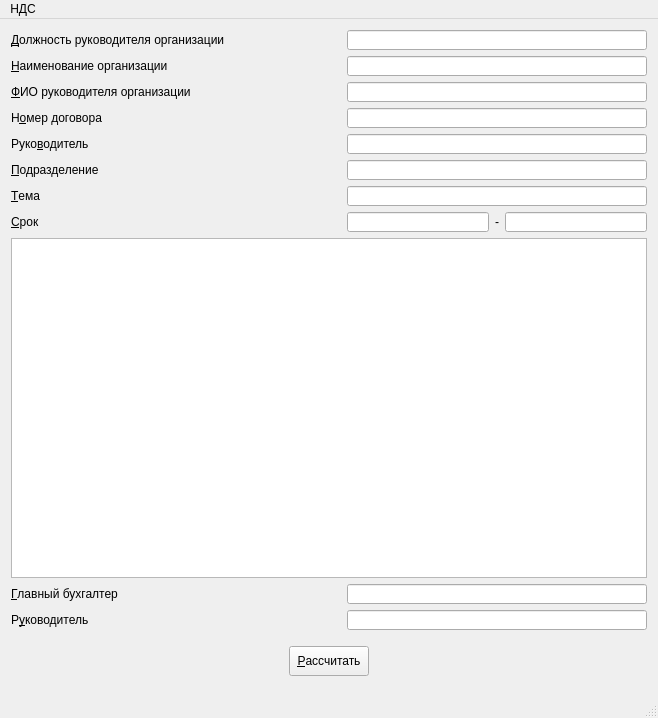
<?xml version="1.0" encoding="UTF-8"?>
<ui version="4.0">
 <class>MainWindow</class>
 <widget class="QMainWindow" name="MainWindow">
  <property name="geometry">
   <rect>
    <x>0</x>
    <y>0</y>
    <width>658</width>
    <height>718</height>
   </rect>
  </property>
  <property name="minimumSize">
   <size>
    <width>0</width>
    <height>0</height>
   </size>
  </property>
  <property name="maximumSize">
   <size>
    <width>16777215</width>
    <height>718</height>
   </size>
  </property>
  <property name="windowTitle">
   <string>Сметный калькулятор</string>
  </property>
  <widget class="QWidget" name="centralWidget">
   <layout class="QGridLayout" name="gridLayout">
    <item row="9" column="0">
     <layout class="QHBoxLayout" name="horizontalLayout_9">
      <item>
       <widget class="QLabel" name="label_10">
        <property name="minimumSize">
         <size>
          <width>270</width>
          <height>0</height>
         </size>
        </property>
        <property name="maximumSize">
         <size>
          <width>16777215</width>
          <height>20</height>
         </size>
        </property>
        <property name="text">
         <string>&amp;Главный бухгалтер</string>
        </property>
        <property name="buddy">
         <cstring>accountant</cstring>
        </property>
       </widget>
      </item>
      <item>
       <spacer name="horizontalSpacer_3">
        <property name="orientation">
         <enum>Qt::Horizontal</enum>
        </property>
        <property name="sizeHint" stdset="0">
         <size>
          <width>40</width>
          <height>20</height>
         </size>
        </property>
       </spacer>
      </item>
      <item>
       <widget class="QLineEdit" name="accountant">
        <property name="minimumSize">
         <size>
          <width>300</width>
          <height>0</height>
         </size>
        </property>
        <property name="maximumSize">
         <size>
          <width>16777215</width>
          <height>20</height>
         </size>
        </property>
       </widget>
      </item>
     </layout>
    </item>
    <item row="1" column="0">
     <layout class="QHBoxLayout" name="horizontalLayout_2">
      <item>
       <widget class="QLabel" name="label_2">
        <property name="minimumSize">
         <size>
          <width>270</width>
          <height>0</height>
         </size>
        </property>
        <property name="maximumSize">
         <size>
          <width>16777215</width>
          <height>20</height>
         </size>
        </property>
        <property name="text">
         <string>&amp;Наименование организации</string>
        </property>
        <property name="buddy">
         <cstring>nameCompany</cstring>
        </property>
       </widget>
      </item>
      <item>
       <spacer name="horizontalSpacer_6">
        <property name="orientation">
         <enum>Qt::Horizontal</enum>
        </property>
        <property name="sizeHint" stdset="0">
         <size>
          <width>40</width>
          <height>20</height>
         </size>
        </property>
       </spacer>
      </item>
      <item>
       <widget class="QLineEdit" name="nameCompany">
        <property name="minimumSize">
         <size>
          <width>300</width>
          <height>0</height>
         </size>
        </property>
        <property name="maximumSize">
         <size>
          <width>16777215</width>
          <height>20</height>
         </size>
        </property>
       </widget>
      </item>
     </layout>
    </item>
    <item row="2" column="0">
     <layout class="QHBoxLayout" name="horizontalLayout_3">
      <item>
       <widget class="QLabel" name="label_3">
        <property name="minimumSize">
         <size>
          <width>270</width>
          <height>0</height>
         </size>
        </property>
        <property name="maximumSize">
         <size>
          <width>16777215</width>
          <height>20</height>
         </size>
        </property>
        <property name="text">
         <string>&amp;ФИО руководителя организации</string>
        </property>
        <property name="buddy">
         <cstring>fullName</cstring>
        </property>
       </widget>
      </item>
      <item>
       <spacer name="horizontalSpacer_7">
        <property name="orientation">
         <enum>Qt::Horizontal</enum>
        </property>
        <property name="sizeHint" stdset="0">
         <size>
          <width>40</width>
          <height>20</height>
         </size>
        </property>
       </spacer>
      </item>
      <item>
       <widget class="QLineEdit" name="fullName">
        <property name="minimumSize">
         <size>
          <width>300</width>
          <height>0</height>
         </size>
        </property>
        <property name="maximumSize">
         <size>
          <width>16777215</width>
          <height>20</height>
         </size>
        </property>
       </widget>
      </item>
     </layout>
    </item>
    <item row="0" column="0">
     <layout class="QHBoxLayout" name="horizontalLayout">
      <item>
       <widget class="QLabel" name="label">
        <property name="minimumSize">
         <size>
          <width>266</width>
          <height>0</height>
         </size>
        </property>
        <property name="maximumSize">
         <size>
          <width>270</width>
          <height>20</height>
         </size>
        </property>
        <property name="text">
         <string>&amp;Должность руководителя организации</string>
        </property>
        <property name="buddy">
         <cstring>position</cstring>
        </property>
       </widget>
      </item>
      <item>
       <spacer name="horizontalSpacer_5">
        <property name="orientation">
         <enum>Qt::Horizontal</enum>
        </property>
        <property name="sizeHint" stdset="0">
         <size>
          <width>40</width>
          <height>20</height>
         </size>
        </property>
       </spacer>
      </item>
      <item>
       <widget class="QLineEdit" name="position">
        <property name="minimumSize">
         <size>
          <width>300</width>
          <height>0</height>
         </size>
        </property>
        <property name="maximumSize">
         <size>
          <width>16777215</width>
          <height>20</height>
         </size>
        </property>
       </widget>
      </item>
     </layout>
    </item>
    <item row="7" column="0">
     <layout class="QHBoxLayout" name="horizontalLayout_8">
      <item>
       <widget class="QLabel" name="label_8">
        <property name="minimumSize">
         <size>
          <width>270</width>
          <height>0</height>
         </size>
        </property>
        <property name="maximumSize">
         <size>
          <width>16777215</width>
          <height>20</height>
         </size>
        </property>
        <property name="text">
         <string>&amp;Срок</string>
        </property>
        <property name="buddy">
         <cstring>time_1</cstring>
        </property>
       </widget>
      </item>
      <item>
       <spacer name="horizontalSpacer_12">
        <property name="orientation">
         <enum>Qt::Horizontal</enum>
        </property>
        <property name="sizeHint" stdset="0">
         <size>
          <width>40</width>
          <height>20</height>
         </size>
        </property>
       </spacer>
      </item>
      <item>
       <widget class="QLineEdit" name="time_1">
        <property name="minimumSize">
         <size>
          <width>142</width>
          <height>0</height>
         </size>
        </property>
        <property name="maximumSize">
         <size>
          <width>26</width>
          <height>20</height>
         </size>
        </property>
       </widget>
      </item>
      <item>
       <widget class="QLabel" name="label_9">
        <property name="maximumSize">
         <size>
          <width>16777215</width>
          <height>20</height>
         </size>
        </property>
        <property name="text">
         <string>-</string>
        </property>
       </widget>
      </item>
      <item>
       <widget class="QLineEdit" name="time_2">
        <property name="minimumSize">
         <size>
          <width>142</width>
          <height>0</height>
         </size>
        </property>
        <property name="maximumSize">
         <size>
          <width>26</width>
          <height>20</height>
         </size>
        </property>
       </widget>
      </item>
     </layout>
    </item>
    <item row="5" column="0">
     <layout class="QHBoxLayout" name="horizontalLayout_6">
      <item>
       <widget class="QLabel" name="label_6">
        <property name="minimumSize">
         <size>
          <width>270</width>
          <height>0</height>
         </size>
        </property>
        <property name="maximumSize">
         <size>
          <width>16777215</width>
          <height>20</height>
         </size>
        </property>
        <property name="text">
         <string>&amp;Подразделение</string>
        </property>
        <property name="buddy">
         <cstring>subdivision</cstring>
        </property>
       </widget>
      </item>
      <item>
       <spacer name="horizontalSpacer_10">
        <property name="orientation">
         <enum>Qt::Horizontal</enum>
        </property>
        <property name="sizeHint" stdset="0">
         <size>
          <width>40</width>
          <height>20</height>
         </size>
        </property>
       </spacer>
      </item>
      <item>
       <widget class="QLineEdit" name="subdivision">
        <property name="minimumSize">
         <size>
          <width>300</width>
          <height>0</height>
         </size>
        </property>
        <property name="maximumSize">
         <size>
          <width>16777215</width>
          <height>20</height>
         </size>
        </property>
       </widget>
      </item>
     </layout>
    </item>
    <item row="10" column="0">
     <layout class="QHBoxLayout" name="horizontalLayout_10">
      <item>
       <widget class="QLabel" name="label_11">
        <property name="minimumSize">
         <size>
          <width>270</width>
          <height>0</height>
         </size>
        </property>
        <property name="maximumSize">
         <size>
          <width>16777215</width>
          <height>20</height>
         </size>
        </property>
        <property name="text">
         <string>Р&amp;уководитель</string>
        </property>
        <property name="buddy">
         <cstring>manager</cstring>
        </property>
       </widget>
      </item>
      <item>
       <spacer name="horizontalSpacer_4">
        <property name="orientation">
         <enum>Qt::Horizontal</enum>
        </property>
        <property name="sizeHint" stdset="0">
         <size>
          <width>40</width>
          <height>20</height>
         </size>
        </property>
       </spacer>
      </item>
      <item>
       <widget class="QLineEdit" name="manager">
        <property name="minimumSize">
         <size>
          <width>300</width>
          <height>0</height>
         </size>
        </property>
        <property name="maximumSize">
         <size>
          <width>16777215</width>
          <height>20</height>
         </size>
        </property>
       </widget>
      </item>
     </layout>
    </item>
    <item row="6" column="0">
     <layout class="QHBoxLayout" name="horizontalLayout_7">
      <item>
       <widget class="QLabel" name="label_7">
        <property name="minimumSize">
         <size>
          <width>270</width>
          <height>0</height>
         </size>
        </property>
        <property name="maximumSize">
         <size>
          <width>16777215</width>
          <height>20</height>
         </size>
        </property>
        <property name="text">
         <string>&amp;Тема</string>
        </property>
        <property name="buddy">
         <cstring>subject</cstring>
        </property>
       </widget>
      </item>
      <item>
       <spacer name="horizontalSpacer_11">
        <property name="orientation">
         <enum>Qt::Horizontal</enum>
        </property>
        <property name="sizeHint" stdset="0">
         <size>
          <width>40</width>
          <height>20</height>
         </size>
        </property>
       </spacer>
      </item>
      <item>
       <widget class="QLineEdit" name="subject">
        <property name="minimumSize">
         <size>
          <width>300</width>
          <height>0</height>
         </size>
        </property>
        <property name="maximumSize">
         <size>
          <width>16777215</width>
          <height>20</height>
         </size>
        </property>
       </widget>
      </item>
     </layout>
    </item>
    <item row="11" column="0">
     <layout class="QHBoxLayout" name="horizontalLayout_11">
      <property name="topMargin">
       <number>10</number>
      </property>
      <item>
       <spacer name="horizontalSpacer_2">
        <property name="orientation">
         <enum>Qt::Horizontal</enum>
        </property>
        <property name="sizeHint" stdset="0">
         <size>
          <width>40</width>
          <height>20</height>
         </size>
        </property>
       </spacer>
      </item>
      <item>
       <widget class="QPushButton" name="pushButton">
        <property name="maximumSize">
         <size>
          <width>16777215</width>
          <height>30</height>
         </size>
        </property>
        <property name="text">
         <string>&amp;Рассчитать</string>
        </property>
       </widget>
      </item>
      <item>
       <spacer name="horizontalSpacer">
        <property name="orientation">
         <enum>Qt::Horizontal</enum>
        </property>
        <property name="sizeHint" stdset="0">
         <size>
          <width>40</width>
          <height>20</height>
         </size>
        </property>
       </spacer>
      </item>
     </layout>
    </item>
    <item row="4" column="0">
     <layout class="QHBoxLayout" name="horizontalLayout_5">
      <item>
       <widget class="QLabel" name="label_5">
        <property name="minimumSize">
         <size>
          <width>270</width>
          <height>0</height>
         </size>
        </property>
        <property name="maximumSize">
         <size>
          <width>16777215</width>
          <height>20</height>
         </size>
        </property>
        <property name="text">
         <string>Руко&amp;водитель</string>
        </property>
        <property name="buddy">
         <cstring>chief</cstring>
        </property>
       </widget>
      </item>
      <item>
       <spacer name="horizontalSpacer_9">
        <property name="orientation">
         <enum>Qt::Horizontal</enum>
        </property>
        <property name="sizeHint" stdset="0">
         <size>
          <width>40</width>
          <height>20</height>
         </size>
        </property>
       </spacer>
      </item>
      <item>
       <widget class="QLineEdit" name="chief">
        <property name="minimumSize">
         <size>
          <width>300</width>
          <height>0</height>
         </size>
        </property>
        <property name="maximumSize">
         <size>
          <width>16777215</width>
          <height>20</height>
         </size>
        </property>
       </widget>
      </item>
     </layout>
    </item>
    <item row="3" column="0">
     <layout class="QHBoxLayout" name="horizontalLayout_4">
      <item>
       <widget class="QLabel" name="label_4">
        <property name="minimumSize">
         <size>
          <width>270</width>
          <height>0</height>
         </size>
        </property>
        <property name="maximumSize">
         <size>
          <width>16777215</width>
          <height>20</height>
         </size>
        </property>
        <property name="text">
         <string>Н&amp;омер договора</string>
        </property>
        <property name="buddy">
         <cstring>contractNumber</cstring>
        </property>
       </widget>
      </item>
      <item>
       <spacer name="horizontalSpacer_8">
        <property name="orientation">
         <enum>Qt::Horizontal</enum>
        </property>
        <property name="sizeHint" stdset="0">
         <size>
          <width>40</width>
          <height>20</height>
         </size>
        </property>
       </spacer>
      </item>
      <item>
       <widget class="QLineEdit" name="contractNumber">
        <property name="minimumSize">
         <size>
          <width>300</width>
          <height>0</height>
         </size>
        </property>
        <property name="maximumSize">
         <size>
          <width>16777215</width>
          <height>20</height>
         </size>
        </property>
       </widget>
      </item>
     </layout>
    </item>
    <item row="8" column="0">
     <widget class="QTableWidget" name="tableWidget">
      <property name="minimumSize">
       <size>
        <width>550</width>
        <height>340</height>
       </size>
      </property>
      <property name="maximumSize">
       <size>
        <width>16777215</width>
        <height>340</height>
       </size>
      </property>
      <attribute name="horizontalHeaderDefaultSectionSize">
       <number>20</number>
      </attribute>
      <attribute name="horizontalHeaderMinimumSectionSize">
       <number>20</number>
      </attribute>
      <attribute name="verticalHeaderDefaultSectionSize">
       <number>20</number>
      </attribute>
      <attribute name="verticalHeaderMinimumSectionSize">
       <number>20</number>
      </attribute>
     </widget>
    </item>
   </layout>
  </widget>
  <widget class="QStatusBar" name="statusBar"/>
  <widget class="QMenuBar" name="menuBar">
   <property name="geometry">
    <rect>
     <x>0</x>
     <y>0</y>
     <width>658</width>
     <height>20</height>
    </rect>
   </property>
   <widget class="QMenu" name="menu">
    <property name="title">
     <string>НДС</string>
    </property>
    <addaction name="separator"/>
    <addaction name="action"/>
    <addaction name="action_2"/>
   </widget>
   <addaction name="menu"/>
  </widget>
  <action name="action">
   <property name="text">
    <string>С НДС</string>
   </property>
   <property name="shortcut">
    <string>Ctrl+F</string>
   </property>
  </action>
  <action name="action_2">
   <property name="text">
    <string>Без НДС</string>
   </property>
   <property name="shortcut">
    <string>Ctrl+W</string>
   </property>
  </action>
 </widget>
 <layoutdefault spacing="6" margin="11"/>
 <resources/>
 <connections/>
</ui>
